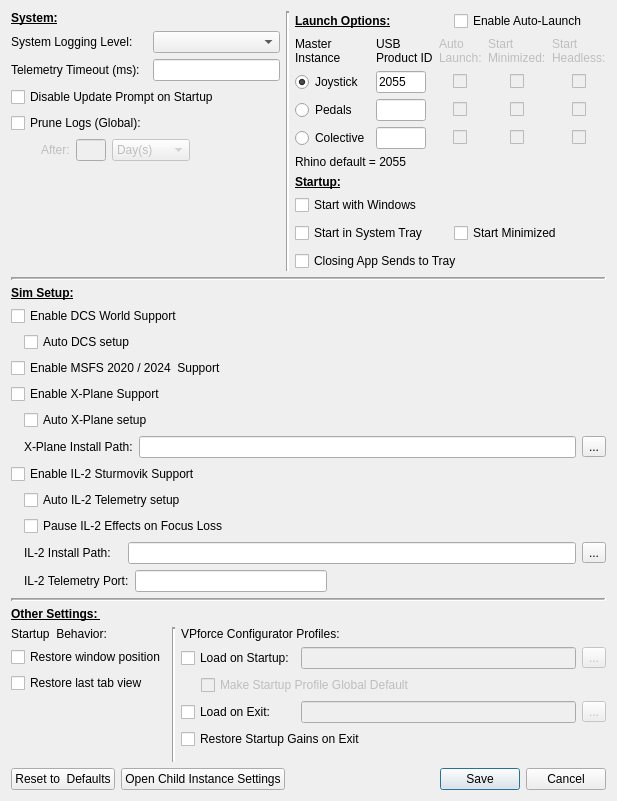
<?xml version="1.0" encoding="UTF-8"?>
<ui version="4.0">
 <class>SystemDialog</class>
 <widget class="QDialog" name="SystemDialog">
  <property name="geometry">
   <rect>
    <x>0</x>
    <y>0</y>
    <width>617</width>
    <height>801</height>
   </rect>
  </property>
  <property name="sizePolicy">
   <sizepolicy hsizetype="Fixed" vsizetype="Fixed">
    <horstretch>0</horstretch>
    <verstretch>0</verstretch>
   </sizepolicy>
  </property>
  <property name="windowTitle">
   <string>System Settings</string>
  </property>
  <layout class="QVBoxLayout" name="verticalLayout_5">
   <item>
    <layout class="QVBoxLayout" name="verticalLayout_4">
     <item>
      <layout class="QHBoxLayout" name="horizontalLayout_10">
       <item>
        <layout class="QVBoxLayout" name="verticalLayout_3">
         <item>
          <widget class="QLabel" name="labelSystem">
           <property name="font">
            <font>
             <weight>75</weight>
             <bold>true</bold>
             <underline>true</underline>
            </font>
           </property>
           <property name="text">
            <string>System:</string>
           </property>
          </widget>
         </item>
         <item>
          <layout class="QGridLayout" name="gridLayout">
           <item row="0" column="0">
            <widget class="QLabel" name="label">
             <property name="text">
              <string>System Logging Level:</string>
             </property>
            </widget>
           </item>
           <item row="2" column="0" colspan="2">
            <widget class="LabeledToggle" name="ignoreUpdate">
             <property name="sizePolicy">
              <sizepolicy hsizetype="Minimum" vsizetype="Fixed">
               <horstretch>0</horstretch>
               <verstretch>0</verstretch>
              </sizepolicy>
             </property>
             <property name="text">
              <string>Disable Update Prompt on Startup</string>
             </property>
            </widget>
           </item>
           <item row="0" column="1">
            <widget class="QComboBox" name="logLevel"/>
           </item>
           <item row="1" column="1">
            <widget class="QLineEdit" name="telemTimeout"/>
           </item>
           <item row="3" column="0">
            <widget class="LabeledToggle" name="cb_logPrune">
             <property name="text">
              <string>Prune Logs (Global):</string>
             </property>
            </widget>
           </item>
           <item row="4" column="0" colspan="2">
            <layout class="QHBoxLayout" name="horizontalLayout_5">
             <item>
              <spacer name="horizontalSpacer_12">
               <property name="orientation">
                <enum>Qt::Horizontal</enum>
               </property>
               <property name="sizeType">
                <enum>QSizePolicy::Fixed</enum>
               </property>
               <property name="sizeHint" stdset="0">
                <size>
                 <width>30</width>
                 <height>20</height>
                </size>
               </property>
              </spacer>
             </item>
             <item>
              <widget class="QLabel" name="lab_logPrune">
               <property name="enabled">
                <bool>false</bool>
               </property>
               <property name="sizePolicy">
                <sizepolicy hsizetype="Fixed" vsizetype="Preferred">
                 <horstretch>0</horstretch>
                 <verstretch>0</verstretch>
                </sizepolicy>
               </property>
               <property name="text">
                <string>After:</string>
               </property>
              </widget>
             </item>
             <item>
              <widget class="QLineEdit" name="tb_logPrune">
               <property name="enabled">
                <bool>false</bool>
               </property>
               <property name="maximumSize">
                <size>
                 <width>30</width>
                 <height>16777215</height>
                </size>
               </property>
              </widget>
             </item>
             <item>
              <widget class="QComboBox" name="combo_logPrune">
               <property name="enabled">
                <bool>false</bool>
               </property>
               <property name="sizePolicy">
                <sizepolicy hsizetype="Fixed" vsizetype="Fixed">
                 <horstretch>0</horstretch>
                 <verstretch>0</verstretch>
                </sizepolicy>
               </property>
               <item>
                <property name="text">
                 <string>Day(s)</string>
                </property>
               </item>
               <item>
                <property name="text">
                 <string>Week(s)</string>
                </property>
               </item>
               <item>
                <property name="text">
                 <string>Month(s)</string>
                </property>
               </item>
              </widget>
             </item>
             <item>
              <spacer name="horizontalSpacer_13">
               <property name="orientation">
                <enum>Qt::Horizontal</enum>
               </property>
               <property name="sizeHint" stdset="0">
                <size>
                 <width>40</width>
                 <height>20</height>
                </size>
               </property>
              </spacer>
             </item>
            </layout>
           </item>
           <item row="1" column="0">
            <widget class="QLabel" name="label_2">
             <property name="text">
              <string>Telemetry Timeout (ms):</string>
             </property>
            </widget>
           </item>
          </layout>
         </item>
         <item>
          <spacer name="verticalSpacer">
           <property name="orientation">
            <enum>Qt::Vertical</enum>
           </property>
           <property name="sizeHint" stdset="0">
            <size>
             <width>20</width>
             <height>40</height>
            </size>
           </property>
          </spacer>
         </item>
        </layout>
       </item>
       <item>
        <widget class="Line" name="line_3">
         <property name="font">
          <font>
           <weight>50</weight>
           <bold>false</bold>
          </font>
         </property>
         <property name="lineWidth">
          <number>2</number>
         </property>
         <property name="orientation">
          <enum>Qt::Vertical</enum>
         </property>
        </widget>
       </item>
       <item>
        <layout class="QVBoxLayout" name="verticalLayout">
         <item>
          <layout class="QHBoxLayout" name="horizontalLayout_3">
           <item>
            <widget class="QLabel" name="labelLaunch">
             <property name="font">
              <font>
               <weight>75</weight>
               <bold>true</bold>
               <underline>true</underline>
              </font>
             </property>
             <property name="text">
              <string>Launch Options:</string>
             </property>
            </widget>
           </item>
           <item>
            <widget class="QCheckBox" name="cb_al_enable">
             <property name="font">
              <font>
               <weight>50</weight>
               <bold>false</bold>
               <underline>false</underline>
              </font>
             </property>
             <property name="text">
              <string>Enable Auto-Launch</string>
             </property>
            </widget>
           </item>
          </layout>
         </item>
         <item>
          <layout class="QGridLayout" name="gridLayout_2">
           <item row="0" column="0">
            <widget class="QLabel" name="label_9">
             <property name="sizePolicy">
              <sizepolicy hsizetype="Preferred" vsizetype="Preferred">
               <horstretch>0</horstretch>
               <verstretch>0</verstretch>
              </sizepolicy>
             </property>
             <property name="text">
              <string>Master
Instance</string>
             </property>
            </widget>
           </item>
           <item row="0" column="1">
            <widget class="QLabel" name="label_12">
             <property name="text">
              <string>USB
Product ID</string>
             </property>
             <property name="alignment">
              <set>Qt::AlignLeading|Qt::AlignLeft|Qt::AlignTop</set>
             </property>
            </widget>
           </item>
           <item row="0" column="2">
            <widget class="QLabel" name="lab_auto_launch">
             <property name="enabled">
              <bool>false</bool>
             </property>
             <property name="sizePolicy">
              <sizepolicy hsizetype="Preferred" vsizetype="Preferred">
               <horstretch>0</horstretch>
               <verstretch>0</verstretch>
              </sizepolicy>
             </property>
             <property name="text">
              <string>Auto
Launch:</string>
             </property>
             <property name="alignment">
              <set>Qt::AlignLeading|Qt::AlignLeft|Qt::AlignTop</set>
             </property>
            </widget>
           </item>
           <item row="0" column="3">
            <widget class="QLabel" name="lab_start_min">
             <property name="enabled">
              <bool>false</bool>
             </property>
             <property name="text">
              <string>Start
Minimized:</string>
             </property>
             <property name="alignment">
              <set>Qt::AlignLeading|Qt::AlignLeft|Qt::AlignTop</set>
             </property>
            </widget>
           </item>
           <item row="0" column="4">
            <widget class="QLabel" name="lab_start_headless">
             <property name="enabled">
              <bool>false</bool>
             </property>
             <property name="text">
              <string>Start
Headless:</string>
             </property>
             <property name="alignment">
              <set>Qt::AlignLeading|Qt::AlignLeft|Qt::AlignTop</set>
             </property>
            </widget>
           </item>
           <item row="1" column="0">
            <widget class="QRadioButton" name="rb_master_j">
             <property name="text">
              <string>Joystick</string>
             </property>
             <property name="checked">
              <bool>true</bool>
             </property>
            </widget>
           </item>
           <item row="1" column="1">
            <widget class="QLineEdit" name="tb_pid_j">
             <property name="maximumSize">
              <size>
               <width>50</width>
               <height>16777215</height>
              </size>
             </property>
             <property name="text">
              <string>2055</string>
             </property>
            </widget>
           </item>
           <item row="1" column="2" alignment="Qt::AlignHCenter">
            <widget class="QCheckBox" name="cb_al_enable_j">
             <property name="enabled">
              <bool>false</bool>
             </property>
             <property name="maximumSize">
              <size>
               <width>15</width>
               <height>16777215</height>
              </size>
             </property>
             <property name="text">
              <string/>
             </property>
            </widget>
           </item>
           <item row="1" column="3" alignment="Qt::AlignHCenter">
            <widget class="QCheckBox" name="cb_min_enable_j">
             <property name="enabled">
              <bool>false</bool>
             </property>
             <property name="maximumSize">
              <size>
               <width>15</width>
               <height>16777215</height>
              </size>
             </property>
             <property name="text">
              <string/>
             </property>
             <property name="checkable">
              <bool>true</bool>
             </property>
            </widget>
           </item>
           <item row="1" column="4" alignment="Qt::AlignHCenter">
            <widget class="QCheckBox" name="cb_headless_j">
             <property name="enabled">
              <bool>false</bool>
             </property>
             <property name="maximumSize">
              <size>
               <width>15</width>
               <height>16777215</height>
              </size>
             </property>
             <property name="text">
              <string/>
             </property>
             <property name="checkable">
              <bool>true</bool>
             </property>
            </widget>
           </item>
           <item row="2" column="0">
            <widget class="QRadioButton" name="rb_master_p">
             <property name="text">
              <string>Pedals</string>
             </property>
            </widget>
           </item>
           <item row="2" column="1">
            <widget class="QLineEdit" name="tb_pid_p">
             <property name="maximumSize">
              <size>
               <width>50</width>
               <height>16777215</height>
              </size>
             </property>
            </widget>
           </item>
           <item row="2" column="2" alignment="Qt::AlignHCenter">
            <widget class="QCheckBox" name="cb_al_enable_p">
             <property name="enabled">
              <bool>false</bool>
             </property>
             <property name="maximumSize">
              <size>
               <width>15</width>
               <height>16777215</height>
              </size>
             </property>
             <property name="text">
              <string/>
             </property>
            </widget>
           </item>
           <item row="2" column="3" alignment="Qt::AlignHCenter">
            <widget class="QCheckBox" name="cb_min_enable_p">
             <property name="enabled">
              <bool>false</bool>
             </property>
             <property name="maximumSize">
              <size>
               <width>15</width>
               <height>16777215</height>
              </size>
             </property>
             <property name="text">
              <string/>
             </property>
             <property name="checkable">
              <bool>true</bool>
             </property>
            </widget>
           </item>
           <item row="2" column="4" alignment="Qt::AlignHCenter">
            <widget class="QCheckBox" name="cb_headless_p">
             <property name="enabled">
              <bool>false</bool>
             </property>
             <property name="maximumSize">
              <size>
               <width>15</width>
               <height>16777215</height>
              </size>
             </property>
             <property name="text">
              <string/>
             </property>
             <property name="checkable">
              <bool>true</bool>
             </property>
            </widget>
           </item>
           <item row="3" column="0">
            <widget class="QRadioButton" name="rb_master_c">
             <property name="text">
              <string>Colective</string>
             </property>
            </widget>
           </item>
           <item row="3" column="1">
            <widget class="QLineEdit" name="tb_pid_c">
             <property name="maximumSize">
              <size>
               <width>50</width>
               <height>16777215</height>
              </size>
             </property>
            </widget>
           </item>
           <item row="3" column="2" alignment="Qt::AlignHCenter">
            <widget class="QCheckBox" name="cb_al_enable_c">
             <property name="enabled">
              <bool>false</bool>
             </property>
             <property name="maximumSize">
              <size>
               <width>15</width>
               <height>16777215</height>
              </size>
             </property>
             <property name="text">
              <string/>
             </property>
            </widget>
           </item>
           <item row="3" column="3" alignment="Qt::AlignHCenter">
            <widget class="QCheckBox" name="cb_min_enable_c">
             <property name="enabled">
              <bool>false</bool>
             </property>
             <property name="maximumSize">
              <size>
               <width>15</width>
               <height>16777215</height>
              </size>
             </property>
             <property name="text">
              <string/>
             </property>
             <property name="checkable">
              <bool>true</bool>
             </property>
            </widget>
           </item>
           <item row="3" column="4" alignment="Qt::AlignHCenter">
            <widget class="QCheckBox" name="cb_headless_c">
             <property name="enabled">
              <bool>false</bool>
             </property>
             <property name="maximumSize">
              <size>
               <width>15</width>
               <height>16777215</height>
              </size>
             </property>
             <property name="text">
              <string/>
             </property>
             <property name="checkable">
              <bool>true</bool>
             </property>
            </widget>
           </item>
          </layout>
         </item>
         <item>
          <widget class="QLabel" name="label_10">
           <property name="text">
            <string>Rhino default = 2055</string>
           </property>
          </widget>
         </item>
         <item>
          <widget class="QLabel" name="labelSystem_2">
           <property name="font">
            <font>
             <weight>75</weight>
             <bold>true</bold>
             <underline>true</underline>
            </font>
           </property>
           <property name="text">
            <string>Startup:</string>
           </property>
          </widget>
         </item>
         <item>
          <layout class="QGridLayout" name="gridLayout_5">
           <property name="verticalSpacing">
            <number>8</number>
           </property>
           <item row="1" column="0">
            <widget class="LabeledToggle" name="cb_startToTray">
             <property name="text">
              <string>Start in System Tray</string>
             </property>
            </widget>
           </item>
           <item row="1" column="1">
            <widget class="LabeledToggle" name="cb_masterStartMin">
             <property name="text">
              <string>Start Minimized</string>
             </property>
            </widget>
           </item>
           <item row="0" column="0" colspan="2">
            <widget class="LabeledToggle" name="cb_startWithWindows">
             <property name="text">
              <string>Start with Windows</string>
             </property>
            </widget>
           </item>
           <item row="2" column="0" colspan="2">
            <widget class="LabeledToggle" name="cb_closeToTray">
             <property name="text">
              <string>Closing App Sends to Tray</string>
             </property>
            </widget>
           </item>
          </layout>
         </item>
        </layout>
       </item>
      </layout>
     </item>
     <item>
      <widget class="Line" name="line">
       <property name="font">
        <font>
         <weight>50</weight>
         <bold>false</bold>
        </font>
       </property>
       <property name="lineWidth">
        <number>2</number>
       </property>
       <property name="midLineWidth">
        <number>1</number>
       </property>
       <property name="orientation">
        <enum>Qt::Horizontal</enum>
       </property>
      </widget>
     </item>
     <item>
      <widget class="QLabel" name="labelSim">
       <property name="font">
        <font>
         <weight>75</weight>
         <bold>true</bold>
         <underline>true</underline>
        </font>
       </property>
       <property name="text">
        <string>Sim Setup:</string>
       </property>
      </widget>
     </item>
     <item>
      <layout class="QGridLayout" name="gridLayout_3">
       <property name="verticalSpacing">
        <number>6</number>
       </property>
       <item row="5" column="0">
        <layout class="QHBoxLayout" name="horizontalLayout_2">
         <item>
          <spacer name="horizontalSpacer_15">
           <property name="orientation">
            <enum>Qt::Horizontal</enum>
           </property>
           <property name="sizeType">
            <enum>QSizePolicy::Fixed</enum>
           </property>
           <property name="sizeHint" stdset="0">
            <size>
             <width>13</width>
             <height>20</height>
            </size>
           </property>
          </spacer>
         </item>
         <item>
          <widget class="QLabel" name="lab_pathXPLANE">
           <property name="sizePolicy">
            <sizepolicy hsizetype="Fixed" vsizetype="Preferred">
             <horstretch>0</horstretch>
             <verstretch>0</verstretch>
            </sizepolicy>
           </property>
           <property name="minimumSize">
            <size>
             <width>98</width>
             <height>0</height>
            </size>
           </property>
           <property name="text">
            <string>X-Plane Install Path:</string>
           </property>
          </widget>
         </item>
         <item>
          <widget class="QLineEdit" name="pathXPLANE"/>
         </item>
         <item>
          <widget class="QToolButton" name="browseXPLANE">
           <property name="text">
            <string>...</string>
           </property>
          </widget>
         </item>
        </layout>
       </item>
       <item row="6" column="0">
        <widget class="LabeledToggle" name="enableIL2">
         <property name="text">
          <string>Enable IL-2 Sturmovik Support</string>
         </property>
        </widget>
       </item>
       <item row="3" column="0">
        <widget class="LabeledToggle" name="enableXPLANE">
         <property name="text">
          <string>Enable X-Plane Support</string>
         </property>
        </widget>
       </item>
       <item row="9" column="0">
        <layout class="QHBoxLayout" name="horizontalLayout_7">
         <item>
          <spacer name="horizontalSpacer_17">
           <property name="orientation">
            <enum>Qt::Horizontal</enum>
           </property>
           <property name="sizeType">
            <enum>QSizePolicy::Fixed</enum>
           </property>
           <property name="sizeHint" stdset="0">
            <size>
             <width>13</width>
             <height>20</height>
            </size>
           </property>
          </spacer>
         </item>
         <item>
          <widget class="QLabel" name="lab_pathIL2">
           <property name="sizePolicy">
            <sizepolicy hsizetype="Fixed" vsizetype="Preferred">
             <horstretch>0</horstretch>
             <verstretch>0</verstretch>
            </sizepolicy>
           </property>
           <property name="minimumSize">
            <size>
             <width>98</width>
             <height>0</height>
            </size>
           </property>
           <property name="text">
            <string>IL-2 Install Path:</string>
           </property>
          </widget>
         </item>
         <item>
          <widget class="QLineEdit" name="pathIL2"/>
         </item>
         <item>
          <widget class="QToolButton" name="browseIL2">
           <property name="text">
            <string>...</string>
           </property>
          </widget>
         </item>
        </layout>
       </item>
       <item row="1" column="0">
        <layout class="QHBoxLayout" name="horizontalLayout_12">
         <item>
          <spacer name="horizontalSpacer_19">
           <property name="orientation">
            <enum>Qt::Horizontal</enum>
           </property>
           <property name="sizeType">
            <enum>QSizePolicy::Fixed</enum>
           </property>
           <property name="sizeHint" stdset="0">
            <size>
             <width>13</width>
             <height>20</height>
            </size>
           </property>
          </spacer>
         </item>
         <item>
          <widget class="LabeledToggle" name="validateDCS">
           <property name="text">
            <string>Auto DCS setup</string>
           </property>
          </widget>
         </item>
        </layout>
       </item>
       <item row="7" column="0">
        <layout class="QHBoxLayout" name="horizontalLayout_6">
         <item>
          <spacer name="horizontalSpacer_16">
           <property name="orientation">
            <enum>Qt::Horizontal</enum>
           </property>
           <property name="sizeType">
            <enum>QSizePolicy::Fixed</enum>
           </property>
           <property name="sizeHint" stdset="0">
            <size>
             <width>13</width>
             <height>20</height>
            </size>
           </property>
          </spacer>
         </item>
         <item>
          <widget class="LabeledToggle" name="validateIL2">
           <property name="text">
            <string>Auto IL-2 Telemetry setup</string>
           </property>
          </widget>
         </item>
        </layout>
       </item>
       <item row="2" column="0">
        <widget class="LabeledToggle" name="enableMSFS">
         <property name="sizePolicy">
          <sizepolicy hsizetype="Minimum" vsizetype="Fixed">
           <horstretch>0</horstretch>
           <verstretch>0</verstretch>
          </sizepolicy>
         </property>
         <property name="text">
          <string>Enable MSFS 2020 / 2024  Support</string>
         </property>
        </widget>
       </item>
       <item row="10" column="0">
        <layout class="QHBoxLayout" name="horizontalLayout_8">
         <item>
          <spacer name="horizontalSpacer_18">
           <property name="orientation">
            <enum>Qt::Horizontal</enum>
           </property>
           <property name="sizeType">
            <enum>QSizePolicy::Fixed</enum>
           </property>
           <property name="sizeHint" stdset="0">
            <size>
             <width>13</width>
             <height>20</height>
            </size>
           </property>
          </spacer>
         </item>
         <item>
          <widget class="QLabel" name="lab_portIL2">
           <property name="text">
            <string>IL-2 Telemetry Port:</string>
           </property>
          </widget>
         </item>
         <item>
          <widget class="QLineEdit" name="portIL2"/>
         </item>
         <item>
          <spacer name="horizontalSpacer">
           <property name="orientation">
            <enum>Qt::Horizontal</enum>
           </property>
           <property name="sizeType">
            <enum>QSizePolicy::Fixed</enum>
           </property>
           <property name="sizeHint" stdset="0">
            <size>
             <width>279</width>
             <height>20</height>
            </size>
           </property>
          </spacer>
         </item>
        </layout>
       </item>
       <item row="4" column="0">
        <layout class="QHBoxLayout" name="horizontalLayout">
         <item>
          <spacer name="horizontalSpacer_14">
           <property name="orientation">
            <enum>Qt::Horizontal</enum>
           </property>
           <property name="sizeType">
            <enum>QSizePolicy::Fixed</enum>
           </property>
           <property name="sizeHint" stdset="0">
            <size>
             <width>13</width>
             <height>20</height>
            </size>
           </property>
          </spacer>
         </item>
         <item>
          <widget class="LabeledToggle" name="validateXPLANE">
           <property name="text">
            <string>Auto X-Plane setup</string>
           </property>
          </widget>
         </item>
        </layout>
       </item>
       <item row="0" column="0">
        <widget class="LabeledToggle" name="enableDCS">
         <property name="sizePolicy">
          <sizepolicy hsizetype="Preferred" vsizetype="Fixed">
           <horstretch>0</horstretch>
           <verstretch>0</verstretch>
          </sizepolicy>
         </property>
         <property name="text">
          <string>Enable DCS World Support</string>
         </property>
        </widget>
       </item>
       <item row="8" column="0">
        <layout class="QHBoxLayout" name="horizontalLayout_13">
         <item>
          <spacer name="horizontalSpacer_20">
           <property name="orientation">
            <enum>Qt::Horizontal</enum>
           </property>
           <property name="sizeType">
            <enum>QSizePolicy::Fixed</enum>
           </property>
           <property name="sizeHint" stdset="0">
            <size>
             <width>13</width>
             <height>20</height>
            </size>
           </property>
          </spacer>
         </item>
         <item>
          <widget class="LabeledToggle" name="focus_pauseIL2">
           <property name="text">
            <string>Pause IL-2 Effects on Focus Loss</string>
           </property>
          </widget>
         </item>
        </layout>
       </item>
      </layout>
     </item>
     <item>
      <widget class="Line" name="line_2">
       <property name="font">
        <font>
         <weight>50</weight>
         <bold>false</bold>
        </font>
       </property>
       <property name="lineWidth">
        <number>2</number>
       </property>
       <property name="midLineWidth">
        <number>1</number>
       </property>
       <property name="orientation">
        <enum>Qt::Horizontal</enum>
       </property>
      </widget>
     </item>
     <item>
      <widget class="QLabel" name="labelOther">
       <property name="font">
        <font>
         <weight>75</weight>
         <bold>true</bold>
         <underline>true</underline>
        </font>
       </property>
       <property name="text">
        <string>Other Settings: </string>
       </property>
      </widget>
     </item>
     <item>
      <layout class="QHBoxLayout" name="horizontalLayout_11">
       <item>
        <layout class="QGridLayout" name="gridLayout_6">
         <item row="1" column="0">
          <widget class="LabeledToggle" name="cb_save_geometry">
           <property name="text">
            <string>Restore window position</string>
           </property>
          </widget>
         </item>
         <item row="0" column="0">
          <widget class="QLabel" name="label_8">
           <property name="sizePolicy">
            <sizepolicy hsizetype="Preferred" vsizetype="Preferred">
             <horstretch>0</horstretch>
             <verstretch>0</verstretch>
            </sizepolicy>
           </property>
           <property name="text">
            <string>Startup  Behavior:</string>
           </property>
           <property name="alignment">
            <set>Qt::AlignLeading|Qt::AlignLeft|Qt::AlignTop</set>
           </property>
          </widget>
         </item>
         <item row="2" column="0">
          <widget class="LabeledToggle" name="cb_save_view">
           <property name="text">
            <string>Restore last tab view</string>
           </property>
          </widget>
         </item>
         <item row="3" column="0">
          <spacer name="verticalSpacer_3">
           <property name="orientation">
            <enum>Qt::Vertical</enum>
           </property>
           <property name="sizeHint" stdset="0">
            <size>
             <width>20</width>
             <height>40</height>
            </size>
           </property>
          </spacer>
         </item>
        </layout>
       </item>
       <item>
        <widget class="Line" name="line_4">
         <property name="lineWidth">
          <number>2</number>
         </property>
         <property name="orientation">
          <enum>Qt::Vertical</enum>
         </property>
        </widget>
       </item>
       <item>
        <layout class="QGridLayout" name="gridLayout_4">
         <property name="verticalSpacing">
          <number>6</number>
         </property>
         <item row="3" column="0" alignment="Qt::AlignLeft">
          <widget class="LabeledToggle" name="enableVPConfExit">
           <property name="text">
            <string>Load on Exit:</string>
           </property>
          </widget>
         </item>
         <item row="3" column="1">
          <widget class="QLineEdit" name="pathVPConfExit">
           <property name="enabled">
            <bool>false</bool>
           </property>
          </widget>
         </item>
         <item row="2" column="0" colspan="3">
          <layout class="QHBoxLayout" name="horizontalLayout_4">
           <item>
            <spacer name="horizontalSpacer_8">
             <property name="orientation">
              <enum>Qt::Horizontal</enum>
             </property>
             <property name="sizeType">
              <enum>QSizePolicy::Fixed</enum>
             </property>
             <property name="sizeHint" stdset="0">
              <size>
               <width>20</width>
               <height>20</height>
              </size>
             </property>
            </spacer>
           </item>
           <item>
            <widget class="LabeledToggle" name="enableVPConfGlobalDefault">
             <property name="enabled">
              <bool>false</bool>
             </property>
             <property name="toolTip">
              <string>&lt;html&gt;&lt;head/&gt;&lt;body&gt;&lt;p&gt;Startup profile will also re-load for any aircraft that does not&lt;/p&gt;&lt;p&gt;have an override defined at the Sim/Class/Model level.  &lt;br/&gt;&lt;br/&gt;The profile will only re-load if the previously loaded aircraft changed&lt;/p&gt;&lt;p&gt;the profile and the new aircraft does not have one defined at the&lt;/p&gt;&lt;p&gt;Sim/Class/Model level.&lt;/p&gt;&lt;/body&gt;&lt;/html&gt;</string>
             </property>
             <property name="text">
              <string>Make Startup Profile Global Default</string>
             </property>
            </widget>
           </item>
          </layout>
         </item>
         <item row="1" column="1">
          <widget class="QLineEdit" name="pathVPConfStartup">
           <property name="enabled">
            <bool>false</bool>
           </property>
          </widget>
         </item>
         <item row="1" column="0">
          <widget class="LabeledToggle" name="enableVPConfStartup">
           <property name="text">
            <string>Load on Startup:</string>
           </property>
          </widget>
         </item>
         <item row="0" column="0" colspan="2">
          <widget class="QLabel" name="label_13">
           <property name="text">
            <string>VPforce Configurator Profiles:</string>
           </property>
          </widget>
         </item>
         <item row="4" column="0" colspan="2">
          <widget class="LabeledToggle" name="enableResetGainsExit">
           <property name="text">
            <string>Restore Startup Gains on Exit</string>
           </property>
          </widget>
         </item>
         <item row="1" column="2">
          <widget class="QToolButton" name="browseVPConfStartup">
           <property name="enabled">
            <bool>false</bool>
           </property>
           <property name="text">
            <string>...</string>
           </property>
          </widget>
         </item>
         <item row="3" column="2" alignment="Qt::AlignRight">
          <widget class="QToolButton" name="browseVPConfExit">
           <property name="enabled">
            <bool>false</bool>
           </property>
           <property name="text">
            <string>...</string>
           </property>
          </widget>
         </item>
         <item row="5" column="0">
          <spacer name="verticalSpacer_4">
           <property name="orientation">
            <enum>Qt::Vertical</enum>
           </property>
           <property name="sizeHint" stdset="0">
            <size>
             <width>20</width>
             <height>40</height>
            </size>
           </property>
          </spacer>
         </item>
        </layout>
       </item>
      </layout>
     </item>
    </layout>
   </item>
   <item>
    <spacer name="verticalSpacer_2">
     <property name="orientation">
      <enum>Qt::Vertical</enum>
     </property>
     <property name="sizeHint" stdset="0">
      <size>
       <width>20</width>
       <height>6</height>
      </size>
     </property>
    </spacer>
   </item>
   <item>
    <layout class="QHBoxLayout" name="horizontalLayout_9">
     <item>
      <widget class="QPushButton" name="resetButton">
       <property name="text">
        <string>Reset to  Defaults</string>
       </property>
      </widget>
     </item>
     <item>
      <widget class="QPushButton" name="buttonChildSettings">
       <property name="text">
        <string>Open Child Instance Settings</string>
       </property>
      </widget>
     </item>
     <item>
      <widget class="QDialogButtonBox" name="buttonBox">
       <property name="orientation">
        <enum>Qt::Horizontal</enum>
       </property>
       <property name="standardButtons">
        <set>QDialogButtonBox::Cancel|QDialogButtonBox::Save</set>
       </property>
      </widget>
     </item>
    </layout>
   </item>
  </layout>
 </widget>
 <customwidgets>
  <customwidget>
   <class>LabeledToggle</class>
   <extends>QCheckBox</extends>
   <header>telemffb.custom_widgets</header>
  </customwidget>
 </customwidgets>
 <tabstops>
  <tabstop>logLevel</tabstop>
  <tabstop>telemTimeout</tabstop>
  <tabstop>ignoreUpdate</tabstop>
  <tabstop>cb_al_enable</tabstop>
  <tabstop>rb_master_j</tabstop>
  <tabstop>rb_master_p</tabstop>
  <tabstop>rb_master_c</tabstop>
  <tabstop>tb_pid_j</tabstop>
  <tabstop>tb_pid_p</tabstop>
  <tabstop>tb_pid_c</tabstop>
  <tabstop>cb_al_enable_j</tabstop>
  <tabstop>cb_al_enable_p</tabstop>
  <tabstop>cb_al_enable_c</tabstop>
  <tabstop>cb_min_enable_j</tabstop>
  <tabstop>cb_min_enable_p</tabstop>
  <tabstop>cb_min_enable_c</tabstop>
  <tabstop>cb_headless_j</tabstop>
  <tabstop>cb_headless_p</tabstop>
  <tabstop>cb_headless_c</tabstop>
  <tabstop>enableDCS</tabstop>
  <tabstop>enableMSFS</tabstop>
  <tabstop>enableXPLANE</tabstop>
  <tabstop>validateXPLANE</tabstop>
  <tabstop>pathXPLANE</tabstop>
  <tabstop>browseXPLANE</tabstop>
  <tabstop>enableIL2</tabstop>
  <tabstop>validateIL2</tabstop>
  <tabstop>pathIL2</tabstop>
  <tabstop>browseIL2</tabstop>
  <tabstop>portIL2</tabstop>
  <tabstop>cb_save_geometry</tabstop>
  <tabstop>cb_save_view</tabstop>
 </tabstops>
 <resources/>
 <connections/>
</ui>
